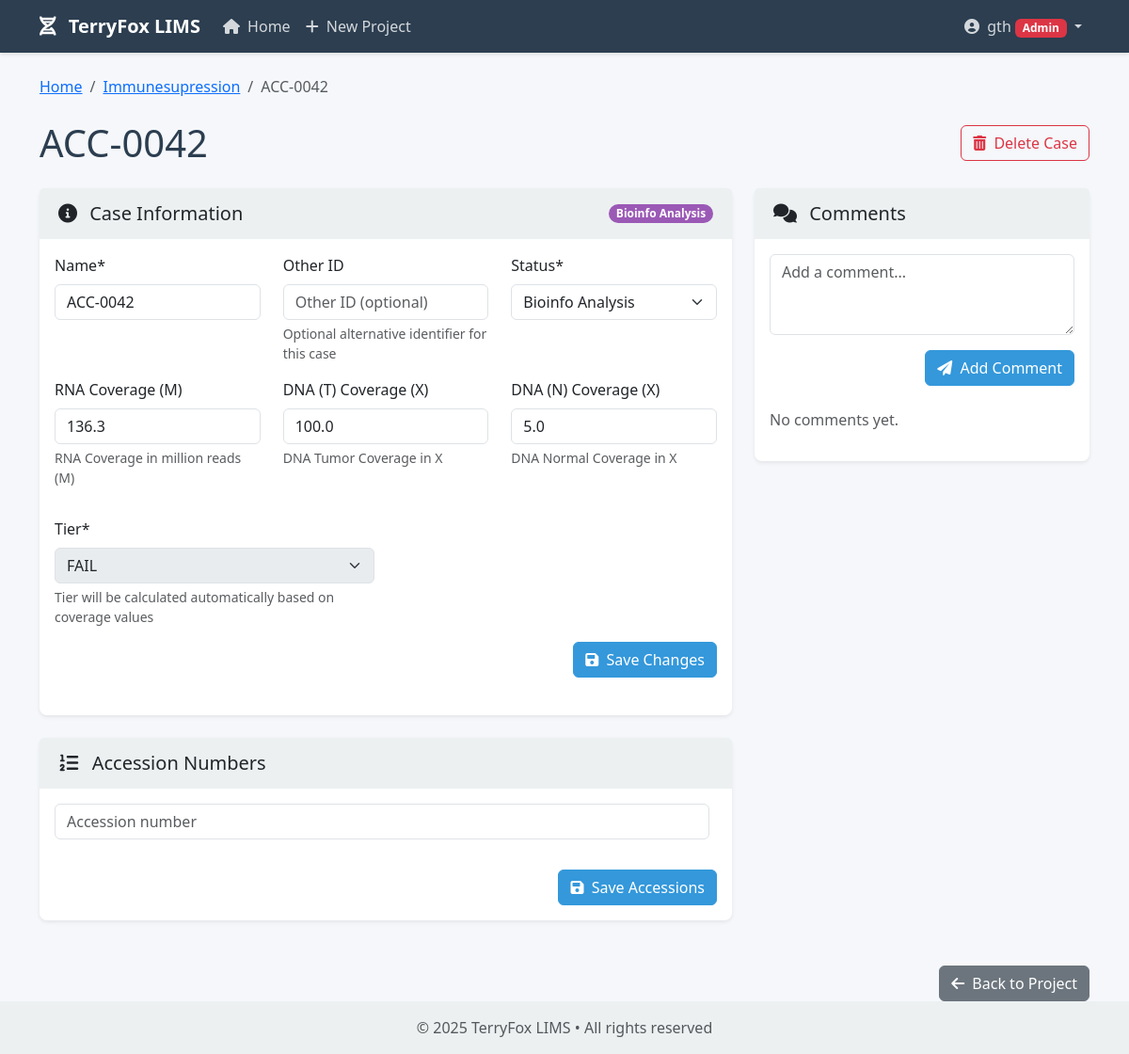
The page /cases/19/ (signed in) on the database as committed earlier.
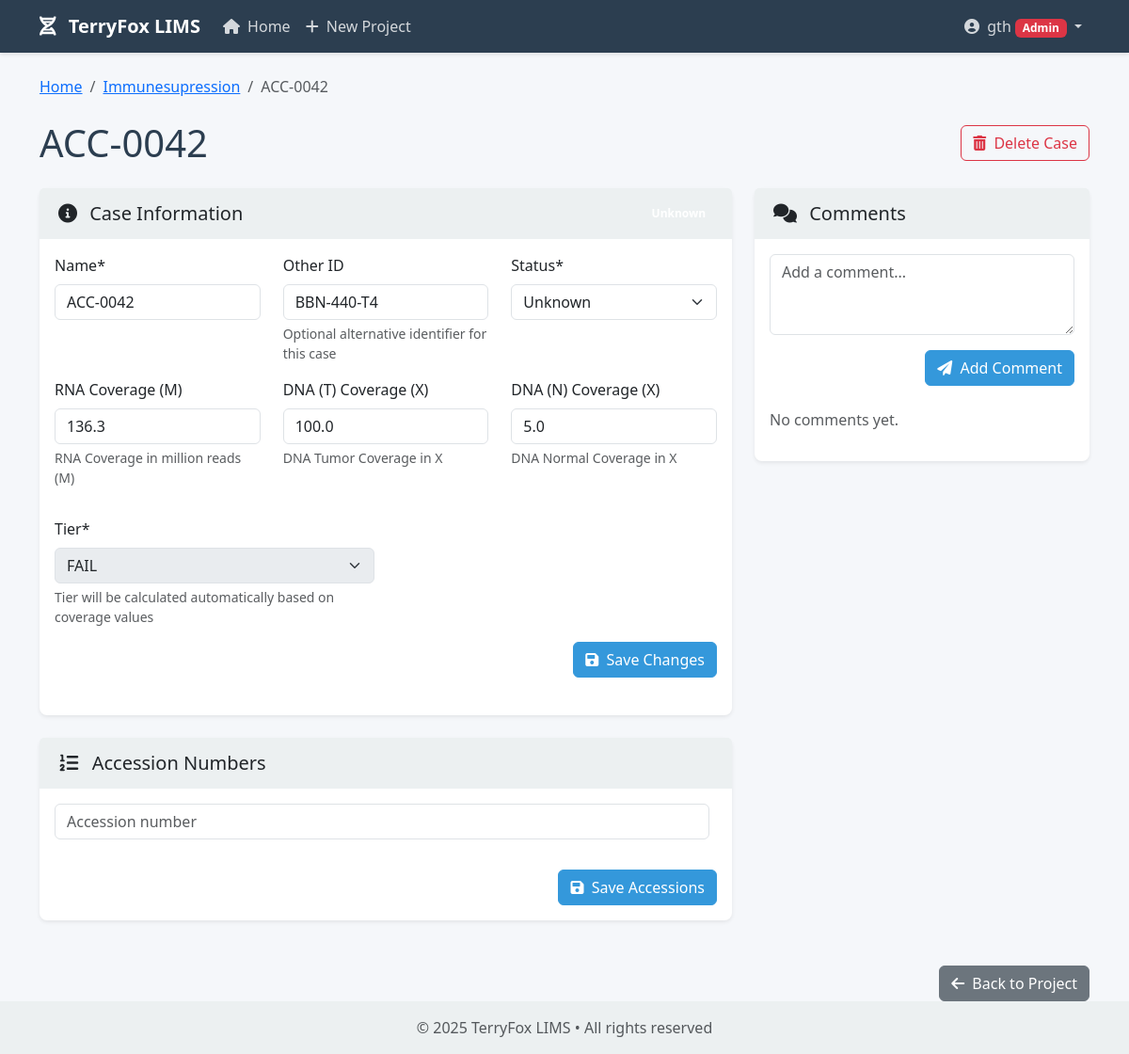
The same page on the database as committed later.
### core/models.py (models this page shows, shortened)
class Project(models.Model):
    name = models.CharField(max_length=255)
    description = models.TextField(blank=True)
    project_lead = models.ForeignKey(
        ProjectLead,
        on_delete=models.SET_NULL,
        null=True,
        blank=True,
        related_name='projects',
        verbose_name=_('Project Lead')
    )
    created_at = models.DateTimeField(auto_now_add=True)
    updated_at = models.DateTimeField(auto_now=True)
    created_by = models.ForeignKey(User, on_delete=models.CASCADE, related_name='created_projects')

class Case(models.Model):
    STATUS_CREATED = 'created'
    STATUS_RECEIVED = 'received'
    STATUS_INCOMPLETE = 'incomplete'
    STATUS_UNKNOWN = 'unknown'
    STATUS_LIBRARY_PREPPED = 'library_prepped'
    STATUS_SEQUENCED = 'sequenced'
    STATUS_TRANSFERRED = 'transferred_to_nfl'
    STATUS_BIOINFO = 'bioinfo_analysis'
    STATUS_COMPLETED = 'completed'
    STATUS_CHOICES = [
        (STATUS_CREATED, _('Created')),
        (STATUS_RECEIVED, _('Received')),
        (STATUS_INCOMPLETE, _('Incomplete')),
        (STATUS_UNKNOWN, _('Unknown')),
        (STATUS_LIBRARY_PREPPED, _('Library Prepped')),
        (STATUS_SEQUENCED, _('Sequenced')),
        (STATUS_TRANSFERRED, _('Transferred to NFL')),
        (STATUS_BIOINFO, _('Bioinfo Analysis')),
        (STATUS_COMPLETED, _('Completed')),
    ]
    TIER_A = 'A'
    TIER_B = 'B'
    TIER_FA = 'FAIL'
    TIER_CHOICES = [
        (TIER_A, _('A')),
        (TIER_B, _('B')),
        (TIER_FA, _('FAIL')),
    ]
    project = models.ForeignKey(Project, on_delete=models.CASCADE, related_name='cases')
    name = models.CharField(max_length=255)
    other_id = models.CharField(max_length=255, blank=True, null=True, verbose_name=_('Other ID'))
    status = models.CharField(max_length=50, choices=STATUS_CHOICES, default=STATUS_RECEIVED)
    rna_coverage = models.FloatField(null=True, blank=True, verbose_name=_('RNA Coverage (M)'))
    dna_t_coverage = models.FloatField(null=True, blank=True, verbose_name=_('DNA (T) Coverage (X)'))
    dna_n_coverage = models.FloatField(null=True, blank=True, verbose_name=_('DNA (N) Coverage (X)'))
    tier = models.CharField(max_length=4, choices=TIER_CHOICES, default=TIER_A)
    created_at = models.DateTimeField(auto_now_add=True)
    updated_at = models.DateTimeField(auto_now=True)

### core/views.py (the view, shortened to what this page needs)
# urls.py: path('cases/<int:case_id>/', views.case_detail, name='case_detail'),
@login_required
def case_detail(request, case_id):
    case = get_object_or_404(Case, id=case_id)
    comments = case.comments.all().order_by('-created_at')
    accessions = case.accessions.all()
    can_edit = request.user.groups.filter(name='Bioinformatician').exists() or request.user.is_superuser
    comment_form = None
    case_form = None
    accession_formset = None
    if can_edit:
        if comment_form is None:
            comment_form = CommentForm()
        if case_form is None:
            case_form = CaseForm(instance=case)
        if accession_formset is None:
            accession_formset = AccessionFormSet(instance=case)
    return render(request, 'core/case_detail.html', {
        'case': case,
        'project': case.project,
        'comments': comments,
        'accessions': accessions,
        'can_edit': can_edit,
        'comment_form': comment_form,
        'case_form': case_form,
        'accession_formset': accession_formset,
    })

### core/forms.py
class CommentForm(forms.ModelForm):
    class Meta:
        model = Comment
        fields = ['text']
        widgets = {
            'text': forms.Textarea(attrs={'class': 'form-control', 'rows': 3, 'placeholder': _('Add a comment...')}),
        }
        labels = {
            'text': '',
        }

### templates/core/case_detail.html (shortened to what this page needs)
{% extends 'base.html' %}
{% load crispy_forms_tags %}
{% block content %}
<nav aria-label="breadcrumb" class="mb-4">
    <ol class="breadcrumb">
        <li class="breadcrumb-item"><a href="{% url 'home' %}">Home</a></li>
        <li class="breadcrumb-item"><a href="{% url 'project_detail' project_id=project.id %}">{{ project.name }}</a></li>
        <li class="breadcrumb-item active">{{ case.name }}</li>
    </ol>
</nav>
<div class="d-flex justify-content-between align-items-center mb-4">
    <h1 class="mb-0">{{ case.name }}</h1>
    <div>
        {% if can_edit %}
        <a href="{% url 'case_delete' case_id=case.id %}" class="btn btn-outline-danger">
            <i class="fas fa-trash-alt me-1"></i> Delete Case
        </a>
        {% endif %}
    </div>
</div>
<div class="row">
    <div class="col-lg-8 mb-4">
        <div class="card shadow-sm mb-4">
            <div class="card-header">
                <div class="d-flex justify-content-between align-items-center">
                    <h5 class="mb-0"><i class="fas fa-info-circle me-2"></i> Case Information</h5>
                    <span class="badge badge-{{ case.status }} rounded-pill">{{ case.get_status_display }}</span>
                </div>
            </div>
            <div class="card-body">
                {% if can_edit %}
                <form method="post" class="mb-4">
                    <div class="row">
                        <div class="col-md-4">
                            {{ case_form.name|as_crispy_field }}
                        </div>
                        <div class="col-md-4">
                            {{ case_form.other_id|as_crispy_field }}
                        </div>
                        <div class="col-md-4">
                            {{ case_form.status|as_crispy_field }}
                        </div>
                    </div>
                    <div class="row mb-3">
                        <div class="col-md-4">
                            {{ case_form.rna_coverage|as_crispy_field }}
                        </div>
                        <div class="col-md-4">
                            {{ case_form.dna_t_coverage|as_crispy_field }}
                        </div>
                        <div class="col-md-4">
                            {{ case_form.dna_n_coverage|as_crispy_field }}
                        </div>
                    </div>
                    <div class="row">
                        <div class="col-md-6">
                            {{ case_form.tier|as_crispy_field }}
                        </div>
                    </div>
                    <div class="text-end">
                        <button type="submit" class="btn btn-primary">
                            <i class="fas fa-save me-1"></i> Save Changes
                        </button>
                    </div>
                </form>
                {% endif %}
            </div>
        </div>
        <div class="card shadow-sm mb-4">
            <div class="card-header">
                <h5 class="mb-0"><i class="fas fa-list-ol me-2"></i> Accession Numbers</h5>
            </div>
            <div class="card-body">
                {% if can_edit %}
                <form method="post">
                    <div id="accession-forms">
                        {% for form in accession_formset %}
                            <div class="accession-form mb-2 {% if form.instance.pk %}border-start border-primary ps-2{% endif %}">
                                <div class="d-flex">
                                    <div class="flex-grow-1">
                                        {{ form.accession_number|as_crispy_field }}
                                    </div>
                                </div>
                            </div>
                        {% endfor %}
                    </div>
                    <div class="text-end mt-3">
                        <button type="submit" class="btn btn-primary">
                            <i class="fas fa-save me-1"></i> Save Accessions
                        </button>
                    </div>
                </form>
                {% endif %}
            </div>
        </div>
    </div>
    <div class="col-lg-4 mb-4">
        <div class="card shadow-sm mb-4">
            <div class="card-header">
                <h5 class="mb-0"><i class="fas fa-comments me-2"></i> Comments</h5>
            </div>
            <div class="card-body">
                {% if can_edit %}
                <form method="post" class="mb-4">
                    {{ comment_form|crispy }}
                    <div class="text-end">
                        <button type="submit" class="btn btn-primary">
                            <i class="fas fa-paper-plane me-1"></i> Add Comment
                        </button>
                    </div>
                </form>
                {% endif %}
                <div class="comments-container">
                    {% if comments %}
                        {% for comment in comments %}
                        <div class="comment mb-3">
                            <div class="comment-header">
                                <span>{{ comment.user.get_full_name|default:comment.user.username }}</span>
                                <span class="comment-time">{{ comment.created_at|date:"M d, Y H:i" }}</span>
                            </div>
                            <div class="comment-body">
                                {{ comment.text|linebreaks }}
                            </div>
                        </div>
                        {% endfor %}
                    {% else %}
                        <p class="text-muted">No comments yet.</p>
                    {% endif %}
                </div>
            </div>
        </div>
    </div>
</div>
<div class="text-end">
    <a href="{% url 'project_detail' project_id=project.id %}" class="btn btn-secondary">
        <i class="fas fa-arrow-left me-1"></i> Back to Project
    </a>
</div>
{% endblock %}

### templates/base.html (shortened to what this page needs)
<!DOCTYPE html>
<html lang="en">
<head>
    <link href="https://cdn.jsdelivr.net/npm/bootstrap@5.3.0/dist/css/bootstrap.min.css" rel="stylesheet">
    <link rel="stylesheet" href="https://cdnjs.cloudflare.com/ajax/libs/font-awesome/6.0.0/css/all.min.css">
</head>
<body>
    <nav class="navbar navbar-expand-lg navbar-dark bg-dark mb-4">
        <div class="container">
            <a class="navbar-brand" href="{% url 'home' %}">
                <i class="fas fa-dna me-2"></i> TerryFox LIMS
            </a>
            <div class="collapse navbar-collapse" id="navbarNav">
                <ul class="navbar-nav me-auto">
                    <li class="nav-item">
                        <a class="nav-link" href="{% url 'home' %}">
                            <i class="fas fa-home me-1"></i> Home
                        </a>
                    </li>
                    {% if user.is_superuser or user.groups.all.0.name == 'Bioinformatician' %}
                    <li class="nav-item">
                        <a class="nav-link" href="{% url 'project_create' %}">
                            <i class="fas fa-plus me-1"></i> New Project
                        </a>
                    </li>
                    {% endif %}
                </ul>
                <ul class="navbar-nav">
                    {% if user.is_authenticated %}
                    <li class="nav-item dropdown">
                        <a class="nav-link dropdown-toggle" href="#" id="userDropdown" role="button" data-bs-toggle="dropdown">
                            <i class="fas fa-user-circle me-1"></i> {{ user.username }}
                            {% if user.is_superuser %}
                                <span class="badge bg-danger">Admin</span>
                            {% elif user.groups.all.0.name == 'PI' %}
                                <span class="badge bg-primary">PI (View Only)</span>
                            {% elif user.groups.all.0.name == 'Bioinformatician' %}
                                <span class="badge bg-success">Bioinformatician (CRUD)</span>
                            {% endif %}
                        </a>
                    </li>
                    {% else %}
                    <li class="nav-item">
                        <a class="nav-link" href="{% url 'login' %}">
                            <i class="fas fa-sign-in-alt me-1"></i> Login
                        </a>
                    </li>
                    {% endif %}
                </ul>
            </div>
        </div>
    </nav>
    <div class="container">
        {% block content %}{% endblock %}
    </div>
    <footer class="footer mt-auto py-3">
        <div class="container text-center">
            <span class="text-muted">© {% now "Y" %} TerryFox LIMS • All rights reserved</span>
        </div>
    </footer>
</body>
</html>

### templates/base.html (style rules this page uses)
:root { --primary-color: #2c3e50; --secondary-color: #3498db; --accent-color: #e74c3c; --light-color: #ecf0f1; --dark-color: #2c3e50; }
body { font-family: 'Segoe UI', Tahoma, Geneva, Verdana, sans-serif; background-color: #f5f7fa; color: var(--dark-color); }
.navbar { background-color: var(--primary-color) !important; box-shadow: 0 2px 4px rgba(0, 0, 0, 0.1); }
.navbar-brand { font-weight: bold; color: white !important; }
.nav-link { color: rgba(255, 255, 255, 0.8) !important; transition: color 0.3s; }
.card { border: none; border-radius: 8px; box-shadow: 0 4px 8px rgba(0, 0, 0, 0.1); transition: transform 0.3s, box-shadow 0.3s; margin-bottom: 20px; }
.card-header { background-color: var(--light-color); border-bottom: none; font-weight: bold; padding: 15px 20px; }
.btn-primary { background-color: var(--secondary-color); border-color: var(--secondary-color); }
.footer { background-color: var(--light-color); padding: 20px 0; margin-top: 40px; }

Rows that differ between the two databases and show on the page:
changed Case "ACC-0042": other_id (not shown) → "BBN-440-T4"; status "Bioinfo Analysis" → "Unknown"; status "Bioinfo Analysis" → (not shown)
